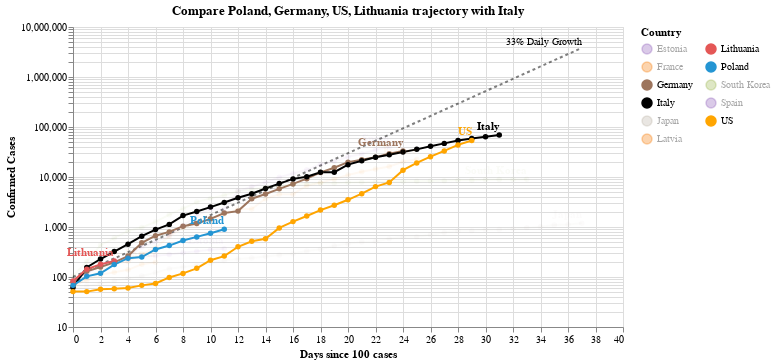

Notebook code for this chart:
### Code cell
#hide_input
chart2 = make_since_chart(['Poland', 'Germany', 'US', 'Lithuania'])
chart2

### Figure 1 — Vega-Lite specification as saved in the notebook (floating-point values rounded to 4 significant figures; data arrays with more than 128 entries replaced by an {"elided": "..."} marker saying what was removed)
{"config": {"view": {"continuousWidth": 400, "continuousHeight": 300}}, "layer": [{"mark": {"type": "line", "color": "black", "opacity": 0.5, "strokeDash": [3, 3]}, "encoding": {"x": {"type": "quantitative", "field": "Days since 100 cases"}, "y": {"type": "quantitative", "field": "Confirmed Cases"}}}, {"mark": {"type": "text", "align": "right", "dy": -6, "fontSize": 10, "text": "33% Daily Growth"}, "encoding": {"x": {"type": "quantitative", "field": "Days since 100 cases"}, "y": {"type": "quantitative", "field": "Confirmed Cases"}}, "transform": [{"filter": "(datum['Days since 100 cases'] >= 37)"}]}, {"data": {"name": "data-1e4af40ef5faa13b4920173b3a56c770"}, "mark": {"type": "line", "point": true}, "encoding": {"color": {"type": "nominal", "field": "Country", "legend": {"columns": 2}, "scale": {"domain": ["Estonia", "France", "Germany", "Italy", "Japan", "Latvia", "Lithuania", "Poland", "South Korea", "Spain", "US"], "range": ["#9467bd", "#F58518", "#9D755D", "black", "#C1B7AD", "#F58518", "#E45756", "#2495D3", "#A1BA59", "#9467bd", "orange"]}}, "opacity": {"condition": {"value": 1, "selection": "selector024"}, "value": 0.05}, "tooltip": [{"type": "nominal", "field": "Country"}, {"type": "temporal", "field": "Date"}, {"type": "quantitative", "field": "Confirmed Cases"}, {"type": "quantitative", "field": "Days since 100 cases"}], "x": {"type": "quantitative", "field": "Days since 100 cases"}, "y": {"type": "quantitative", "field": "Confirmed Cases", "scale": {"type": "log"}}}, "selection": {"selector024": {"type": "multi", "fields": ["Country"], "bind": "legend", "init": [{"Country": "Poland"}, {"Country": "Germany"}, {"Country": "US"}, {"Country": "Lithuania"}, {"Country": "Italy"}]}}, "width": 550}, {"data": {"name": "data-1e4af40ef5faa13b4920173b3a56c770"}, "mark": {"type": "text", "align": "right", "dy": -8, "fontWeight": "bold"}, "encoding": {"color": {"type": "nominal", "field": "Country", "legend": {"columns": 2}, "scale": {"domain": ["Estonia", "France", "Germany", "Italy", "Japan", "Latvia", "Lithuania", "Poland", "South Korea", "Spain", "US"], "range": ["#9467bd", "#F58518", "#9D755D", "black", "#C1B7AD", "#F58518", "#E45756", "#2495D3", "#A1BA59", "#9467bd", "orange"]}}, "opacity": {"condition": {"value": 1, "selection": "selector024"}, "value": 0.05}, "text": {"type": "nominal", "field": "Country"}, "tooltip": [{"type": "nominal", "field": "Country"}, {"type": "temporal", "field": "Date"}, {"type": "quantitative", "field": "Confirmed Cases"}, {"type": "quantitative", "field": "Days since 100 cases"}], "x": {"type": "quantitative", "field": "Days since 100 cases"}, "y": {"type": "quantitative", "field": "Confirmed Cases", "scale": {"type": "log"}}}, "transform": [{"filter": "(datum['Date'] >= 1585008000000)"}], "width": 550}], "data": {"name": "data-13c5355e9ceeab965873228bafcc13f9"}, "title": "Compare Poland, Germany, US, Lithuania trajectory with Italy", "$schema": "https://vega.github.io/schema/vega-lite/v4.0.2.json", "datasets": {"data-13c5355e9ceeab965873228bafcc13f9": [{"Days since 100 cases": 0, "Confirmed Cases": 100.0}, {"Days since 100 cases": 1, "Confirmed Cases": 133.0}, {"Days since 100 cases": 2, "Confirmed Cases": 176.9}, {"Days since 100 cases": 3, "Confirmed Cases": 235.3}, {"Days since 100 cases": 4, "Confirmed Cases": 312.9}, {"Days since 100 cases": 5, "Confirmed Cases": 416.2}, {"Days since 100 cases": 6, "Confirmed Cases": 553.5}, {"Days since 100 cases": 7, "Confirmed Cases": 736.1}, {"Days since 100 cases": 8, "Confirmed Cases": 979.1}, {"Days since 100 cases": 9, "Confirmed Cases": 1302.0}, {"Days since 100 cases": 10, "Confirmed Cases": 1732.0}, {"Days since 100 cases": 11, "Confirmed Cases": 2303.0}, {"Days since 100 cases": 12, "Confirmed Cases": 3064.0}, {"Days since 100 cases": 13, "Confirmed Cases": 4074.0}, {"Days since 100 cases": 14, "Confirmed Cases": 5419.0}, {"Days since 100 cases": 15, "Confirmed Cases": 7207.0}, {"Days since 100 cases": 16, "Confirmed Cases": 9586.0}, {"Days since 100 cases": 17, "Confirmed Cases": 12750.0}, {"Days since 100 cases": 18, "Confirmed Cases": 16960.0}, {"Days since 100 cases": 19, "Confirmed Cases": 22550.0}, {"Days since 100 cases": 20, "Confirmed Cases": 29990.0}, {"Days since 100 cases": 21, "Confirmed Cases": 39890.0}, {"Days since 100 cases": 22, "Confirmed Cases": 53060.0}, {"Days since 100 cases": 23, "Confirmed Cases": 70560.0}, {"Days since 100 cases": 24, "Confirmed Cases": 93850.0}, {"Days since 100 cases": 25, "Confirmed Cases": 124800.0}, {"Days since 100 cases": 26, "Confirmed Cases": 166000.0}, {"Days since 100 cases": 27, "Confirmed Cases": 220800.0}, {"Days since 100 cases": 28, "Confirmed Cases": 293700.0}, {"Days since 100 cases": 29, "Confirmed Cases": 390600.0}, {"Days since 100 cases": 30, "Confirmed Cases": 519500.0}, {"Days since 100 cases": 31, "Confirmed Cases": 690900.0}, {"Days since 100 cases": 32, "Confirmed Cases": 918900.0}, {"Days since 100 cases": 33, "Confirmed Cases": 1222000.0}, {"Days since 100 cases": 34, "Confirmed Cases": 1625000.0}, {"Days since 100 cases": 35, "Confirmed Cases": 2162000.0}, {"Days since 100 cases": 36, "Confirmed Cases": 2875000.0}, {"Days since 100 cases": 37, "Confirmed Cases": 3824000.0}], "data-1e4af40ef5faa13b4920173b3a56c770": {"elided": "244 records"}}}
